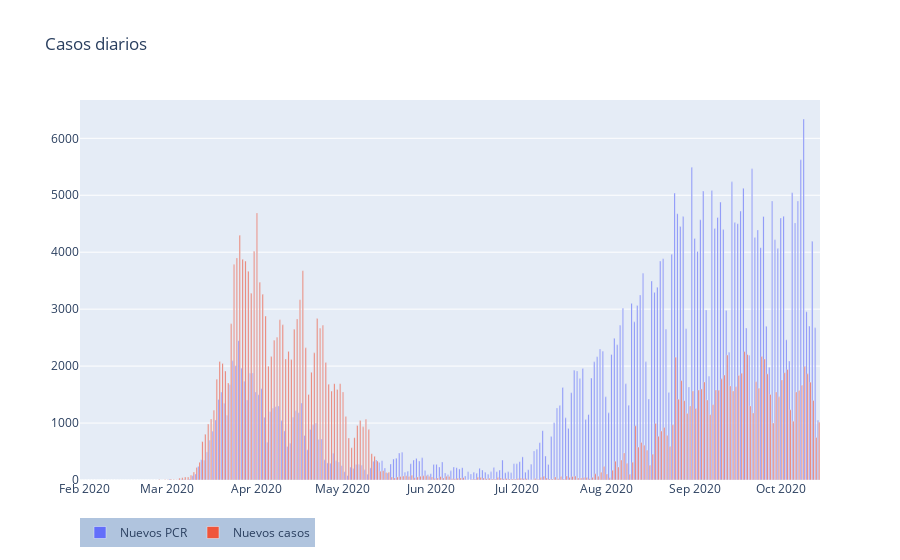

This figure's notebook cell:
### Markdown cell above
Uno de los factores importantes para conocer el estado actual de la pandémia en un país es el número de nuevos contagios diagnosticados diarios.

### Code cell
fig = go.Figure()
fig.add_trace(go.Bar(x=spain['date'], y=spain['PCR'], name= 'Nuevos PCR'))
fig.add_trace(go.Bar(x=spain['date'], y=spain['new_cases'], name='Nuevos casos'))
fig.update_layout(legend=dict(orientation='h', bgcolor='LightSteelBlue'),title='Casos diarios')
#fig.add_hline()
#plt.axvline(x=pd.to_datetime('21-06-2020'), color='r')
#plt.text(x=pd.to_datetime('22-06-2020'), y=np.mean(total['PCR']),  rotation=90, s='Fin Estado de Alarma', color='r', bbox=dict(facecolor='black', alpha=0.20))
py.plot(fig, filename='new-cases', auto_open=False)
fig.show()

### Figure 1 — Plotly figure (JSON) as saved in the notebook; plotly's stock layout.template omitted (floating-point values rounded to 4 significant figures; data arrays with more than 128 entries replaced by an {"elided": "..."} marker saying what was removed)
{"data": [{"name": "Nuevos PCR", "type": "bar", "x": {"elided": "258 str values"}, "y": {"elided": "258 float values"}}, {"name": "Nuevos casos", "type": "bar", "x": {"elided": "258 str values"}, "y": {"elided": "258 int values"}}], "layout": {"legend": {"bgcolor": "LightSteelBlue", "orientation": "h"}, "title": {"text": "Casos diarios"}}}
